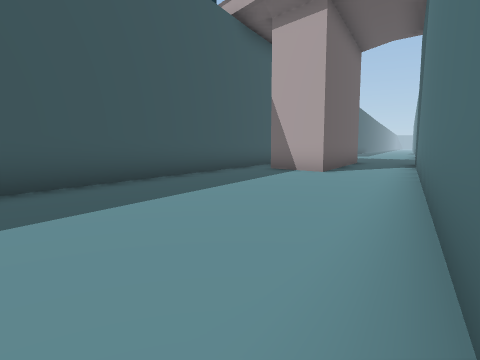
View 1 (above)

24 first-person views from a walk through a scene from a Unity 3-D project. The camera is 1.3 m above the floor, tilts 6° down and sees 75° across. The floor is counted in squares, 2 m on a side. Each view is taken from the middle of a square. On the plan, view 1 faces up. The plan holds only what a view shows up to about 10 squares ahead; the rest is blank. The place goes on beyond the plan. Some animated figures are left out.

View 2
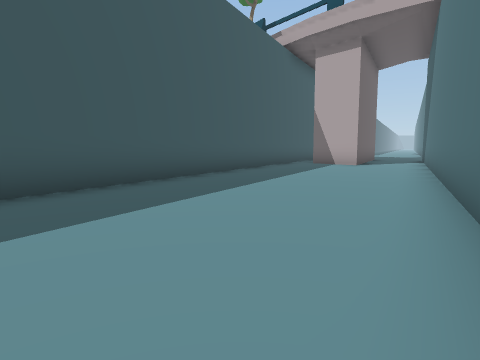

View 3
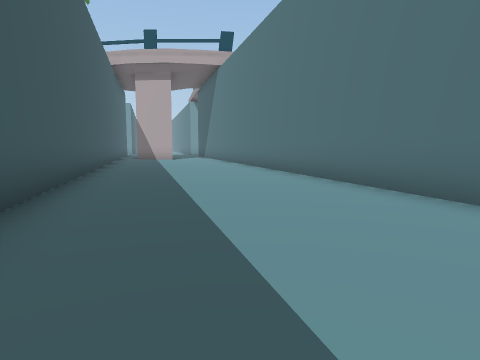

View 4
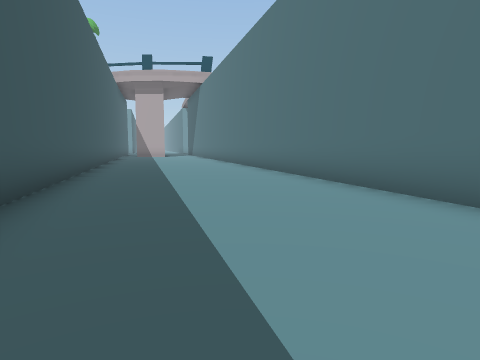

View 5
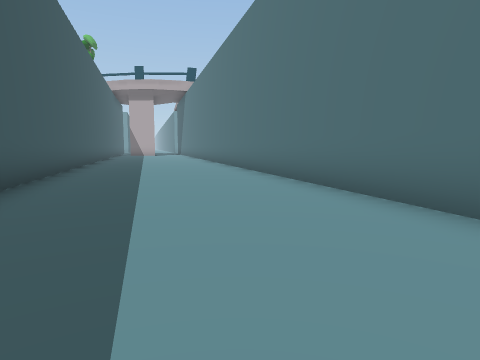

View 6
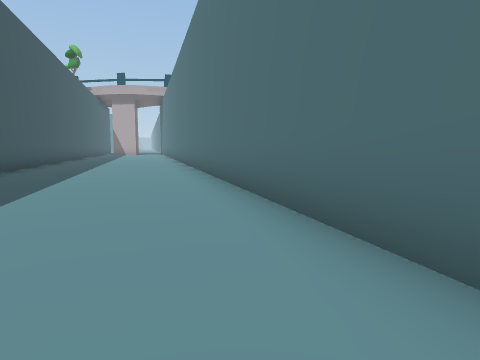

View 7
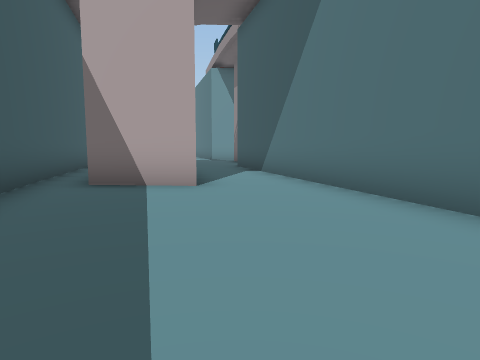

View 8
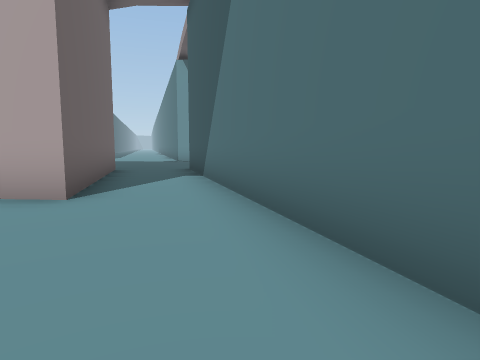

View 9
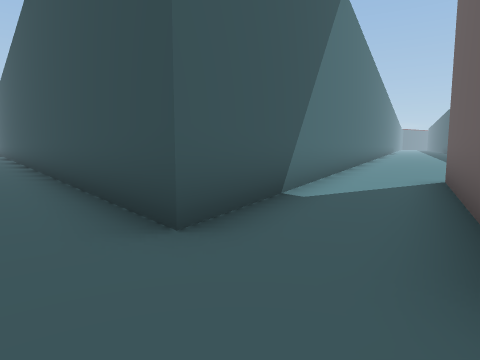

View 10
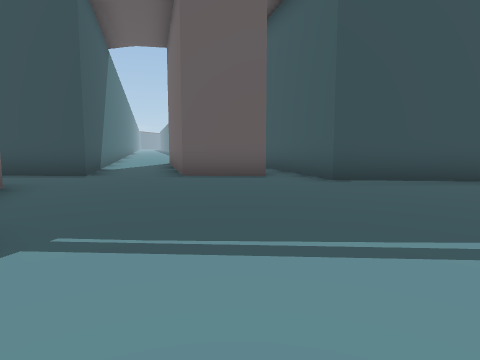

View 11
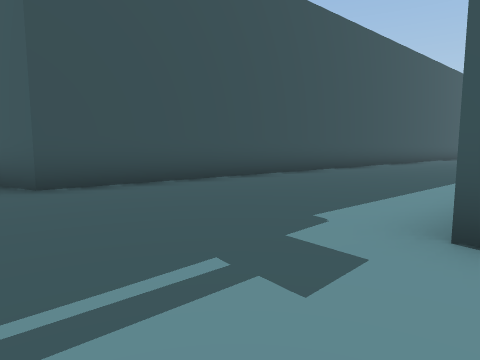

View 12
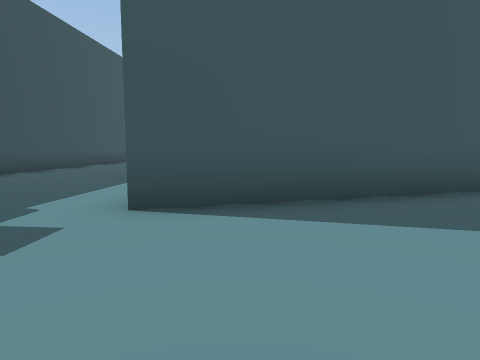

View 13
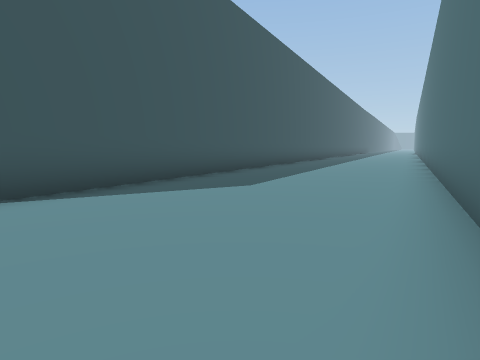

View 14
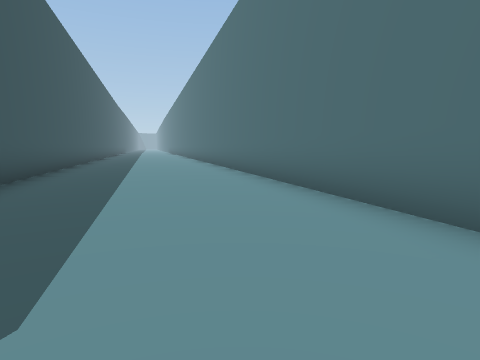

View 15
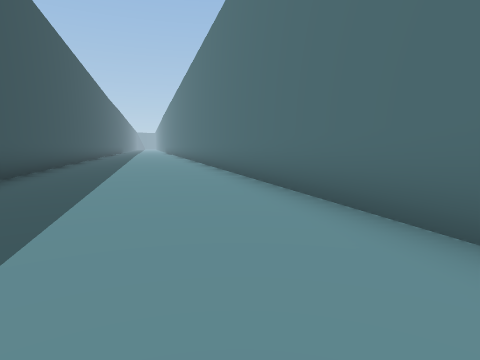

View 16
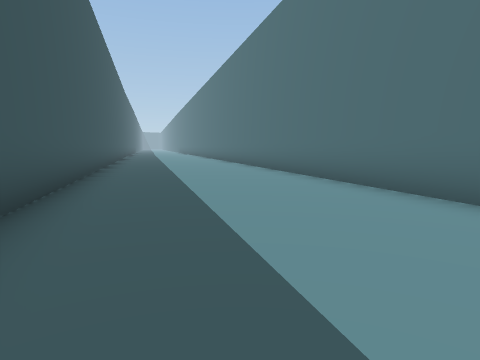

View 17
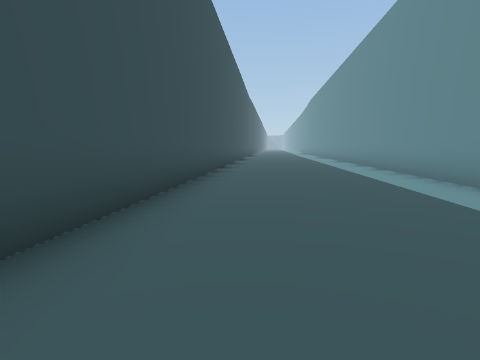

View 18
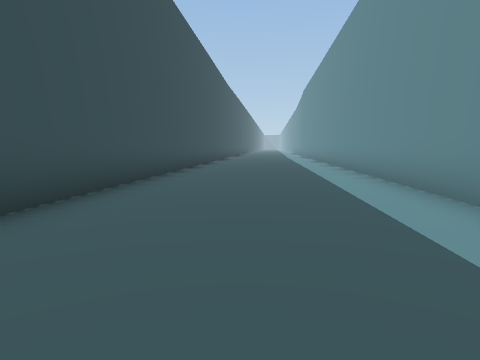

View 19
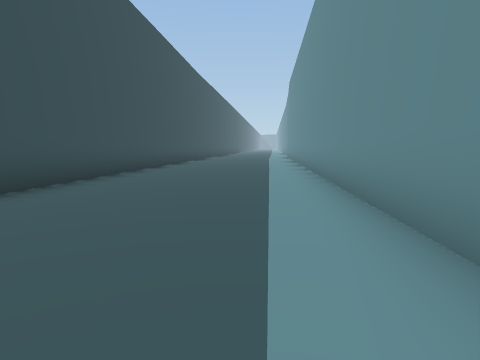

View 20
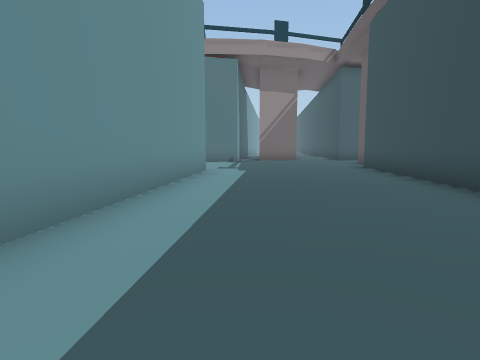

View 21
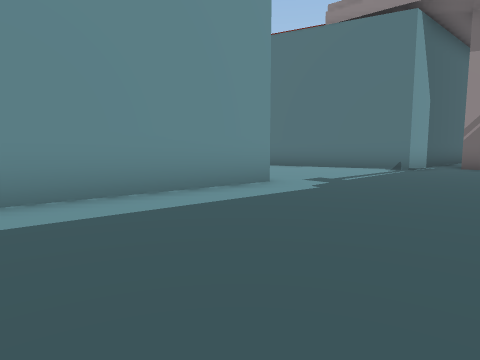

View 22
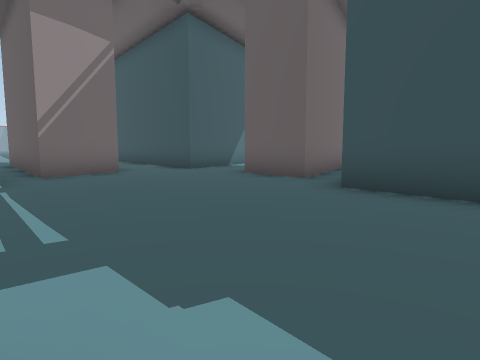

View 23
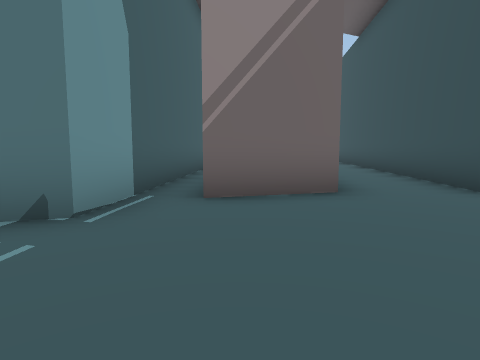

View 24
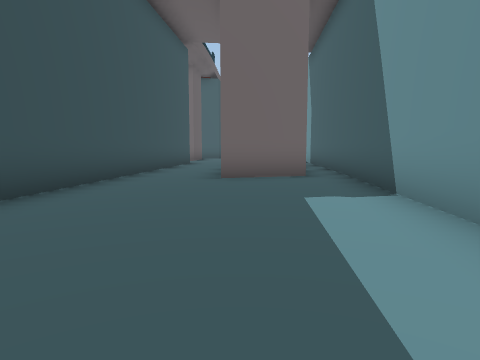

### Floor plan
Points are (right, up) in squares from view 1. A wall is a line through its corners. A room is listed if a view was taken in it or the views show most of it. See-through windows are left out.
Room 1 (views 1, 2, 3, 4, 5, 6, 7, 8)
walls: (-8.3, -15.8) (5.1, 9); (3.1, 9.9) (2.2, 8.2) (0.9, 9.7); (1.4, 12.6) (-9.3, -7.2)
ways out: opening at (4, 10) to room 4
Room 2 (views 9, 10, 11, 12, 13, 14, 15, 16, 17, 18, 19, 20, 21, 22, 23)
walls: (3.2, 16) (1.4, 12.6); (3.6, 14.5) (4.9, 13) (4.2, 11.7); (11, 19.5) (18.2, 32.9); (8.1, 12.8) (9.1, 14.5); (13.5, 11) (9.1, 16.1) (10.1, 17.9); (-10.1, 32.1) (3.4, 15.9); (14.1, 35.6) (5.9, 20.4) (-6.6, 35.5)
ways out: opening at (8, 11) to room 3; opening at (5, 12) to room 4
Room 3 (view 24)
walls: (16.8, 7.3) (12.6, 12.3); (13.1, 10.1) (12.1, 8.3); (6.5, 11.6) (12.8, 3.9)
ways out: opening at (8, 11) to room 2
Room 4 (no view inside)
walls: (4.2, 11.7) (3.1, 9.9); (5.1, 9) (6.5, 11.6)
ways out: opening at (4, 10) to room 1; opening at (5, 12) to room 2

Positions as (right, up) in squares from view 1, and headings:
1: (0, 0), facing up
2: (-2, -3), facing up
3: (-7, -6), facing up-right
4: (-9, -10), facing up-right
5: (-10, -13), facing up-right
6: (-10, -16), facing up-right
7: (-1, 4), facing up-right
8: (1, 4), facing up-right
9: (6, 14), facing down
10: (9, 19), facing down-left
11: (8, 19), facing left
12: (9, 19), facing up-left
13: (9, 17), facing up
14: (9, 21), facing up-right
15: (11, 24), facing up-right
16: (11, 27), facing up-right
17: (2, 20), facing up-left
18: (0, 24), facing up-left
19: (-1, 27), facing up-left
20: (-1, 26), facing down-right
21: (0, 21), facing right
22: (5, 21), facing down
23: (6, 17), facing down-right
24: (17, 4), facing up-left
